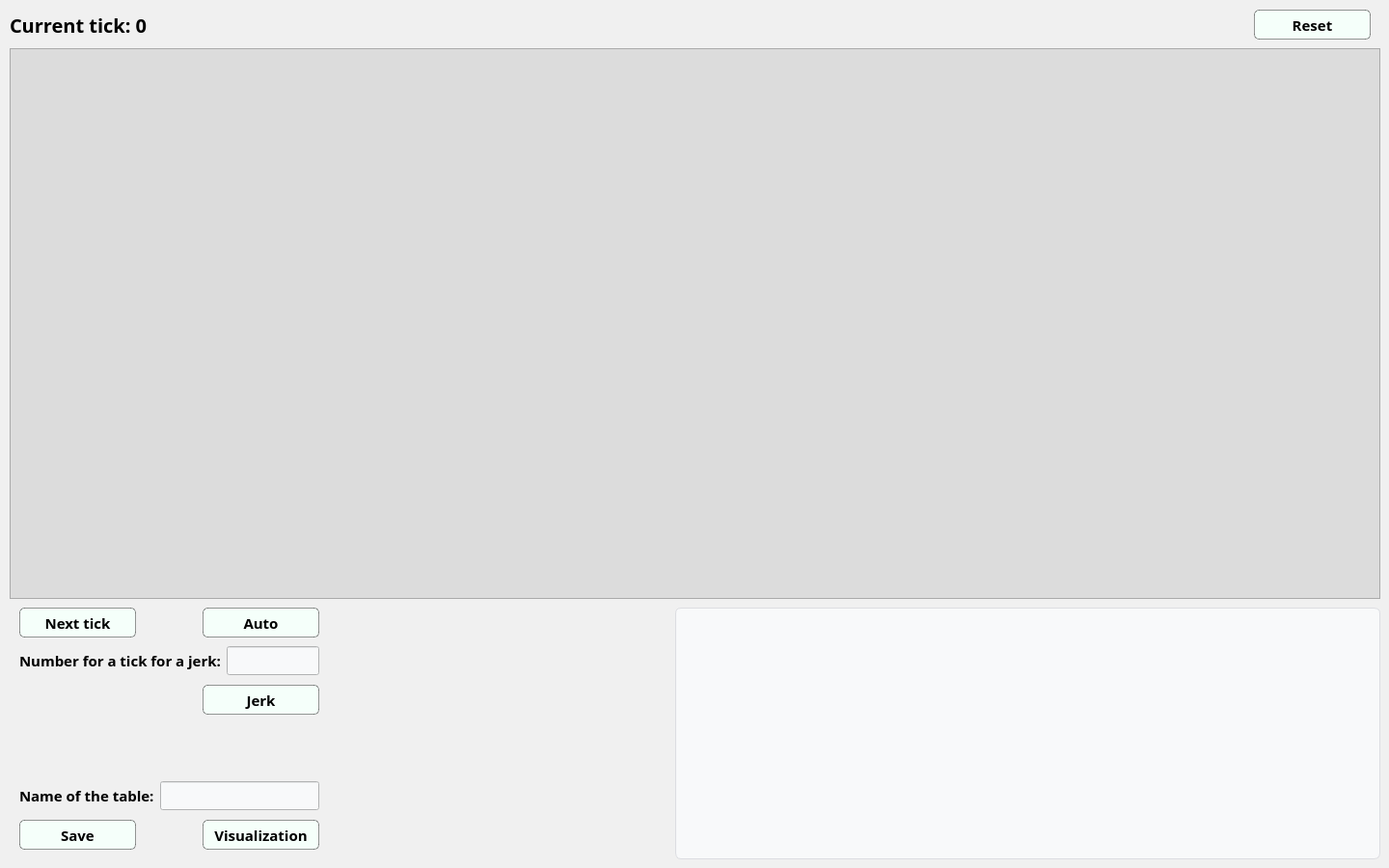
<?xml version="1.0" encoding="UTF-8"?>
<ui version="4.0">
 <class>MainWindow</class>
 <widget class="QMainWindow" name="MainWindow">
  <property name="geometry">
   <rect>
    <x>0</x>
    <y>0</y>
    <width>1440</width>
    <height>900</height>
   </rect>
  </property>
  <property name="cursor">
   <cursorShape>ArrowCursor</cursorShape>
  </property>
  <property name="windowTitle">
   <string>Simulating model</string>
  </property>
  <property name="styleSheet">
   <string notr="true">background-color: #F0F0F0;
font-family: Aptos;
</string>
  </property>
  <widget class="QWidget" name="centralwidget">
   <widget class="QLabel" name="label_current_tick">
    <property name="geometry">
     <rect>
      <x>10</x>
      <y>10</y>
      <width>161</width>
      <height>31</height>
     </rect>
    </property>
    <property name="styleSheet">
     <string notr="true">color: #000000;
font-weight: bold;
font-size: 20px;</string>
    </property>
    <property name="text">
     <string>Current tick: 0</string>
    </property>
   </widget>
   <widget class="QFrame" name="neurons_container">
    <property name="geometry">
     <rect>
      <x>10</x>
      <y>50</y>
      <width>1421</width>
      <height>571</height>
     </rect>
    </property>
    <property name="mouseTracking">
     <bool>false</bool>
    </property>
    <property name="styleSheet">
     <string notr="true">background-color: #DCDCDC;</string>
    </property>
    <property name="frameShape">
     <enum>QFrame::Shape::StyledPanel</enum>
    </property>
    <property name="frameShadow">
     <enum>QFrame::Shadow::Raised</enum>
    </property>
   </widget>
   <widget class="QPushButton" name="btn_next_tick">
    <property name="geometry">
     <rect>
      <x>20</x>
      <y>630</y>
      <width>121</width>
      <height>31</height>
     </rect>
    </property>
    <property name="styleSheet">
     <string notr="true">color: #000000;
background-color: #F5FFFA;
font-weight: bold;
font-size: 15px;
border: 1px solid rgba(0, 0, 0, 0.4);
border-radius: 5px;</string>
    </property>
    <property name="text">
     <string>Next tick</string>
    </property>
   </widget>
   <widget class="QPushButton" name="btn_reset">
    <property name="geometry">
     <rect>
      <x>1300</x>
      <y>10</y>
      <width>121</width>
      <height>31</height>
     </rect>
    </property>
    <property name="styleSheet">
     <string notr="true">color: #000000;
background-color: #F5FFFA;
font-weight: bold;
font-size: 15px;
border: 1px solid rgba(0, 0, 0, 0.4);
border-radius: 5px;</string>
    </property>
    <property name="text">
     <string>Reset</string>
    </property>
   </widget>
   <widget class="QPushButton" name="btn_save_table_name">
    <property name="geometry">
     <rect>
      <x>20</x>
      <y>850</y>
      <width>121</width>
      <height>31</height>
     </rect>
    </property>
    <property name="styleSheet">
     <string notr="true">color: #000000;
background-color: #F5FFFA;
font-weight: bold;
font-size: 15px;
border: 1px solid rgba(0, 0, 0, 0.4);
border-radius: 5px;</string>
    </property>
    <property name="text">
     <string>Save</string>
    </property>
   </widget>
   <widget class="QPushButton" name="btn_auto">
    <property name="geometry">
     <rect>
      <x>210</x>
      <y>630</y>
      <width>121</width>
      <height>31</height>
     </rect>
    </property>
    <property name="styleSheet">
     <string notr="true">color: #000000;
background-color: #F5FFFA;
font-weight: bold;
font-size: 15px;
border: 1px solid rgba(0, 0, 0, 0.4);
border-radius: 5px;</string>
    </property>
    <property name="text">
     <string>Auto</string>
    </property>
   </widget>
   <widget class="QPushButton" name="btn_jerk">
    <property name="geometry">
     <rect>
      <x>210</x>
      <y>710</y>
      <width>121</width>
      <height>31</height>
     </rect>
    </property>
    <property name="styleSheet">
     <string notr="true">color: #000000;
background-color: #F5FFFA;
font-weight: bold;
font-size: 15px;
border: 1px solid rgba(0, 0, 0, 0.4);
border-radius: 5px;</string>
    </property>
    <property name="text">
     <string>Jerk</string>
    </property>
   </widget>
   <widget class="QPushButton" name="btn_visualization">
    <property name="geometry">
     <rect>
      <x>210</x>
      <y>850</y>
      <width>121</width>
      <height>31</height>
     </rect>
    </property>
    <property name="styleSheet">
     <string notr="true">color: #000000;
background-color: #F5FFFA;
font-weight: bold;
font-size: 15px;
border: 1px solid rgba(0, 0, 0, 0.4);
border-radius: 5px;</string>
    </property>
    <property name="text">
     <string>Visualization</string>
    </property>
   </widget>
   <widget class="QTextBrowser" name="result_output">
    <property name="geometry">
     <rect>
      <x>700</x>
      <y>630</y>
      <width>731</width>
      <height>261</height>
     </rect>
    </property>
    <property name="styleSheet">
     <string notr="true">background-color: #f8f9fa;       /* Светло-серый приятный фон */
border: 1px solid #dcdde1;       /* Аккуратная тонкая рамка */
border-radius: 6px;              /* Слегка скругленные углы */
padding: 8px;                    /* Отступы текста от краев */
font-family: 'Segoe UI', sans-serif; /* Красивый системный шрифт */
font-size: 13px;</string>
    </property>
    <property name="html">
     <string>&lt;!DOCTYPE HTML PUBLIC &quot;-//W3C//DTD HTML 4.0//EN&quot; &quot;http://www.w3.org/TR/REC-html40/strict.dtd&quot;&gt;
&lt;html&gt;&lt;head&gt;&lt;meta name=&quot;qrichtext&quot; content=&quot;1&quot; /&gt;&lt;meta charset=&quot;utf-8&quot; /&gt;&lt;style type=&quot;text/css&quot;&gt;
p, li { white-space: pre-wrap; }
hr { height: 1px; border-width: 0; }
li.unchecked::marker { content: &quot;\2610&quot;; }
li.checked::marker { content: &quot;\2612&quot;; }
&lt;/style&gt;&lt;/head&gt;&lt;body style=&quot; font-family:'Segoe UI','sans-serif'; font-size:13px; font-weight:400; font-style:normal;&quot;&gt;
&lt;p style=&quot;-qt-paragraph-type:empty; margin-top:0px; margin-bottom:0px; margin-left:0px; margin-right:0px; -qt-block-indent:0; text-indent:0px;&quot;&gt;&lt;br /&gt;&lt;/p&gt;&lt;/body&gt;&lt;/html&gt;</string>
    </property>
   </widget>
   <widget class="QWidget" name="">
    <property name="geometry">
     <rect>
      <x>20</x>
      <y>810</y>
      <width>311</width>
      <height>30</height>
     </rect>
    </property>
    <layout class="QHBoxLayout" name="horizontalLayout">
     <item>
      <widget class="QLabel" name="label_name_table">
       <property name="styleSheet">
        <string notr="true">color: #000000;
font-weight: bold;
font-size: 15px;</string>
       </property>
       <property name="text">
        <string>Name of the table:</string>
       </property>
      </widget>
     </item>
     <item>
      <widget class="QLineEdit" name="table_input_name">
       <property name="styleSheet">
        <string notr="true">color: #000000;
background-color: #F8F9FA;
font-size: 15px;</string>
       </property>
      </widget>
     </item>
    </layout>
   </widget>
   <widget class="QWidget" name="">
    <property name="geometry">
     <rect>
      <x>20</x>
      <y>670</y>
      <width>311</width>
      <height>30</height>
     </rect>
    </property>
    <layout class="QHBoxLayout" name="horizontalLayout_2">
     <item>
      <widget class="QLabel" name="label_number_jerk">
       <property name="styleSheet">
        <string notr="true">color: #000000;
font-weight: bold;
font-size: 15px;</string>
       </property>
       <property name="text">
        <string>Number for a tick for a jerk:</string>
       </property>
      </widget>
     </item>
     <item>
      <widget class="QLineEdit" name="tick_input_number">
       <property name="styleSheet">
        <string notr="true">color: #000000;
background-color: #F8F9FA;
font-size: 15px;</string>
       </property>
      </widget>
     </item>
    </layout>
   </widget>
  </widget>
 </widget>
 <resources/>
 <connections/>
</ui>
